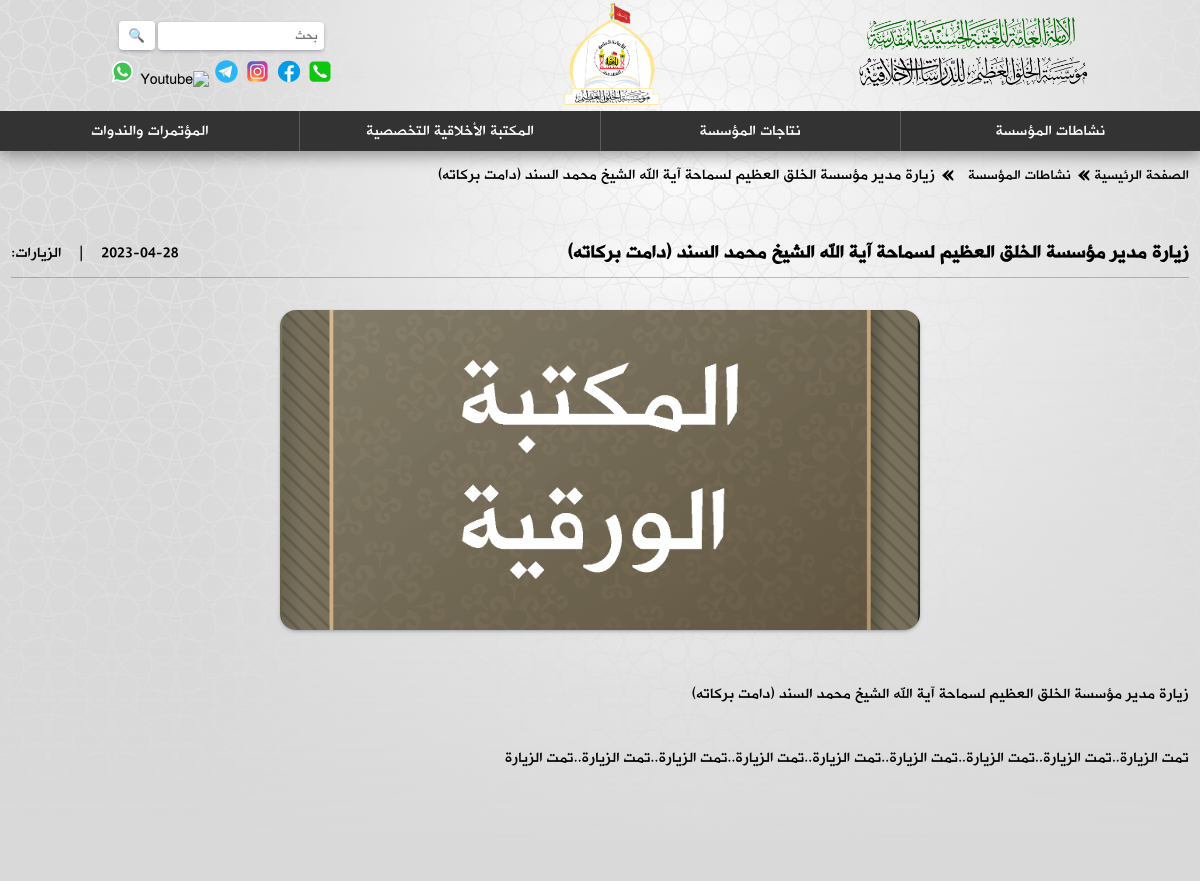
The page /activity/5/ on the database as committed earlier.
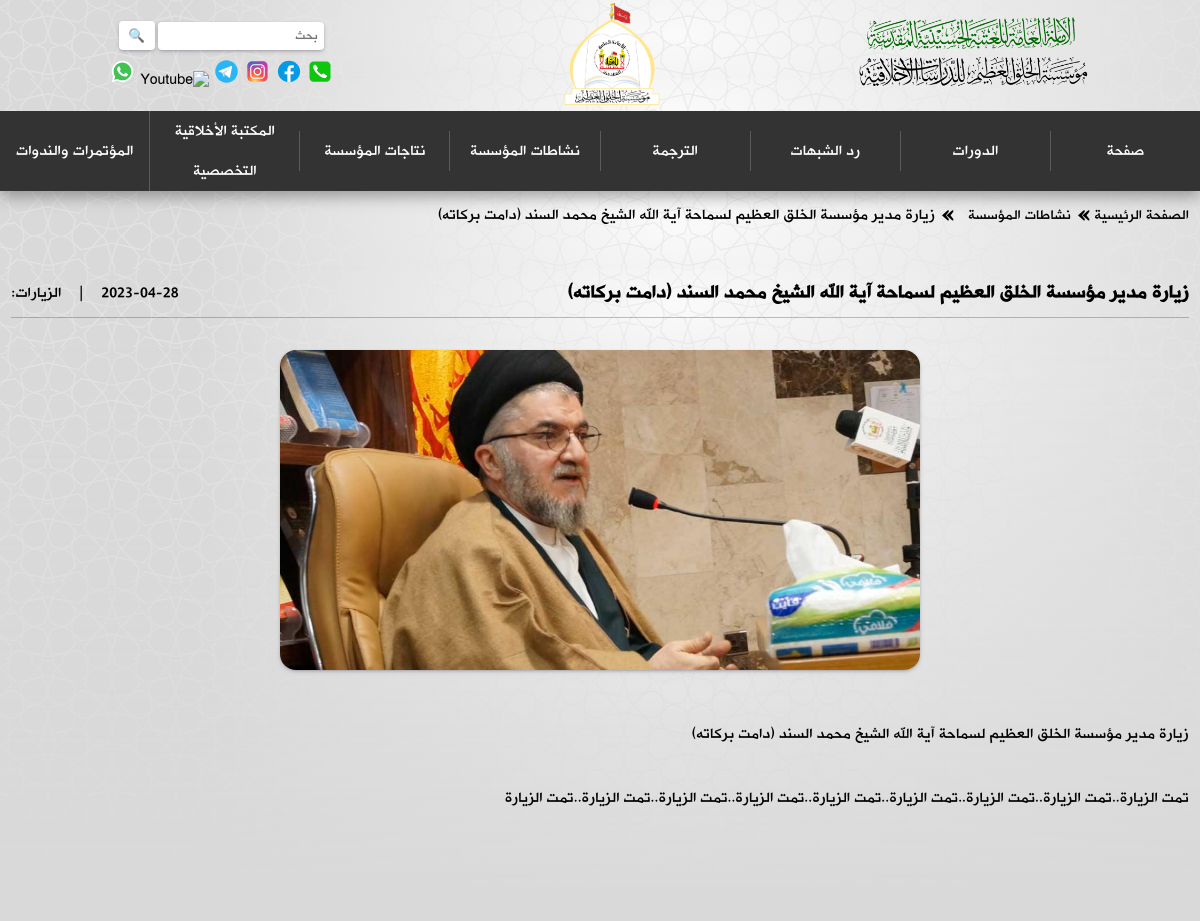
The same page on the database as committed later.
### backend/models.py (models this page shows, shortened)
class Activity(models.Model):
    title = models.CharField(max_length=1000, blank=False)
    created_at = models.DateTimeField(auto_now_add=True)
    main_img = models.ForeignKey(Image, on_delete=models.PROTECT, blank=False)
    body = models.TextField(max_length=5000, blank=False)
    img_array = models.ManyToManyField(Image, blank=True, related_name="images")
    vid_array = models.ManyToManyField(Video, blank=True, related_name="videos")
    audio = models.ForeignKey(Audio, on_delete=models.PROTECT, blank=True, null=True)
    active = models.BooleanField(default=False)
    class Meta:
        ordering = ['-created_at']

class Image(models.Model):
    image = models.ImageField(upload_to="images", blank=False)

class Page(models.Model):
    title = models.CharField(max_length=255)
    slug = models.SlugField(max_length=255, unique=True, null=True, blank=True)
    order = models.PositiveIntegerField(default=0)

### backend/views.py (the view)
# urls.py: path("activity/<str:pk>/", views.activity, name="activity"),
def activity(request, pk):
    activity = Activity.objects.get(id=pk)
    section = {"activities":"activities"}
    context = {"item":activity,"section":section}
    return render (request, "backend/article.html", context)

### backend/context_processors.py (called while the page is built)
def pages(request):
    pages = Page.objects.order_by("order")
    return {'pages': pages}

### backend/templates/backend/article.html (shortened to what this page needs)
{% extends "backend/layout.html" %}
{% load static %}
{% block extraHead %}
<link rel="stylesheet" href="{% static 'css/pages.css' %}">
{% endblock %}
{% block body %}
<main>
    <div class="path">
        <p class="component"><a href="{% url 'backend:home' %}"> الصفحة الرئيسية </a></p>
        <p class="pathArrow"> &#xbb; </p>
        {% if section.activities %}
        <p class="component"><a href="{% url 'backend:activities' %}"> نشاطات المؤسسة </a></p>
        <p id="articleURL" class="component"><a href="{% url 'backend:activity' item.id %}">
        {% elif section.productions %}
        <p class="component"><a href="{% url 'backend:productions' %}"> نتاجات المؤسسة </a></p>
        <p id="articleURL" class="component"><a href="{% url 'backend:production' item.id %}">
        {% endif %}
        <p class="pathArrow"> &#xbb; </p>
            {{ item.title }}
        </a></p>
    </div>
    <div class="article">
        <div class="articleDetails">
            <p class="articleTitle">
            {{ item.title }}
            </p>
            <div class="statistics">
            <p class="date">
            {{ item.created_at|date:"Y-m-d" }}
            </p>
            <div class="horizontalLine">|</div>
            <p class="views"> الزيارات: </p>
            </div>
        </div>
        <div class="articleContent">
        <div class="articleMedia">
            <div class="articleImage">
                <img src="{{ item.main_img.image.url }}" alt="صورة المقال">
            </div>
        </div>
        <div class="articleText">
            {{ item.body|safe }}
        </div>
    </div>
    </div>
</main>
{% endblock %}

### backend/templates/backend/header.html (shortened to what this page needs)
{% load static %}
<header class="header">
    <div class="banner">
        <div class="textLogos">
            <a href="{% url 'backend:home' %}">
              <img src="{% static 'images/textLogoHusainia.png' %}">
              <img src="{% static 'images/textLogo.png' %}">
            </a>
        </div>
        <div class="logo"><a href="{% url 'backend:home' %}"><img src="{% static 'images/logo.png' %}" alt="Logo"></a></div>
        <div class="inputGroup">
            <form action="./search.html" class="input">
                <input type="text" name="q" placeholder="بحث" required>
                <button class="searchIcon" type="submit">
                    &#128269;
                </button>
            </form>
            <div class="socialMedia">
                <span class="popup floatItem"><img src="{% static 'icons/phone.svg' %}" alt="Phone Numbers">
                </span>
                <a class="floatItem" href="${facebookURL}" target="blank"><img src="{% static 'icons/facebook.svg' %}" alt="Facebook"></a>
                <a class="floatItem" href="${instagramURL}" target="blank"><img src="{% static 'icons/instagram.svg' %}" alt="Instagram"></a>
                <a class="floatItem" href="${telegramURL}" target="blank"><img src="{% static 'icons/telegram.svg' %}" alt="Telegram"></a>
                <a class="floatItem" href="${youtubeURL}" target="blank"><img src="{% static 'icons/youtube.svg' %}" alt="Youtube"></a>
                <a class="floatItem" href="${whatsappURL}" target="blank"><img src="{% static 'icons/whatsapp.svg' %}" alt="WhatsApp"></a>
            </div>
        </div>
    </div>
    <nav>
        <ul class="parent">
            {% for page in pages %}
            <span><a href="{% url 'backend:items' page.slug %}"><li id="about" class="menuItem">{{ page.title }}</li></a></span>
            {% endfor %}
            <span><a href="{% url 'backend:activities' %}"><li id="activities" class="menuItem"> نشاطات المؤسسة </li></a></span>
            <li id="productions" class="menuItem"><a href="{% url 'backend:productions' %}"> نتاجات المؤسسة </a>
            </li>
            <li id="libraries" class="menuItem"><a href="./libraries.html"> المكتبة الأخلاقية التخصصية </a>
            </li>
            <li id="cAndS" class="menuItem"><a href="./cAndS.html"> المؤتمرات والندوات </a>
            </li>
        </ul>
    </nav>
</header>

Rows that differ between the two databases and show on the page:
added Page: title "صفحة"
added Page: title "الدورات"
added Page: title "رد الشبهات"
added Page: title "الترجمة"
changed Activity "زيارة مدير مؤسسة الخلق العظيم لسماحة آية الله الشيخ محمد السند (دامت بركاته)": main_img.image: a different picture
